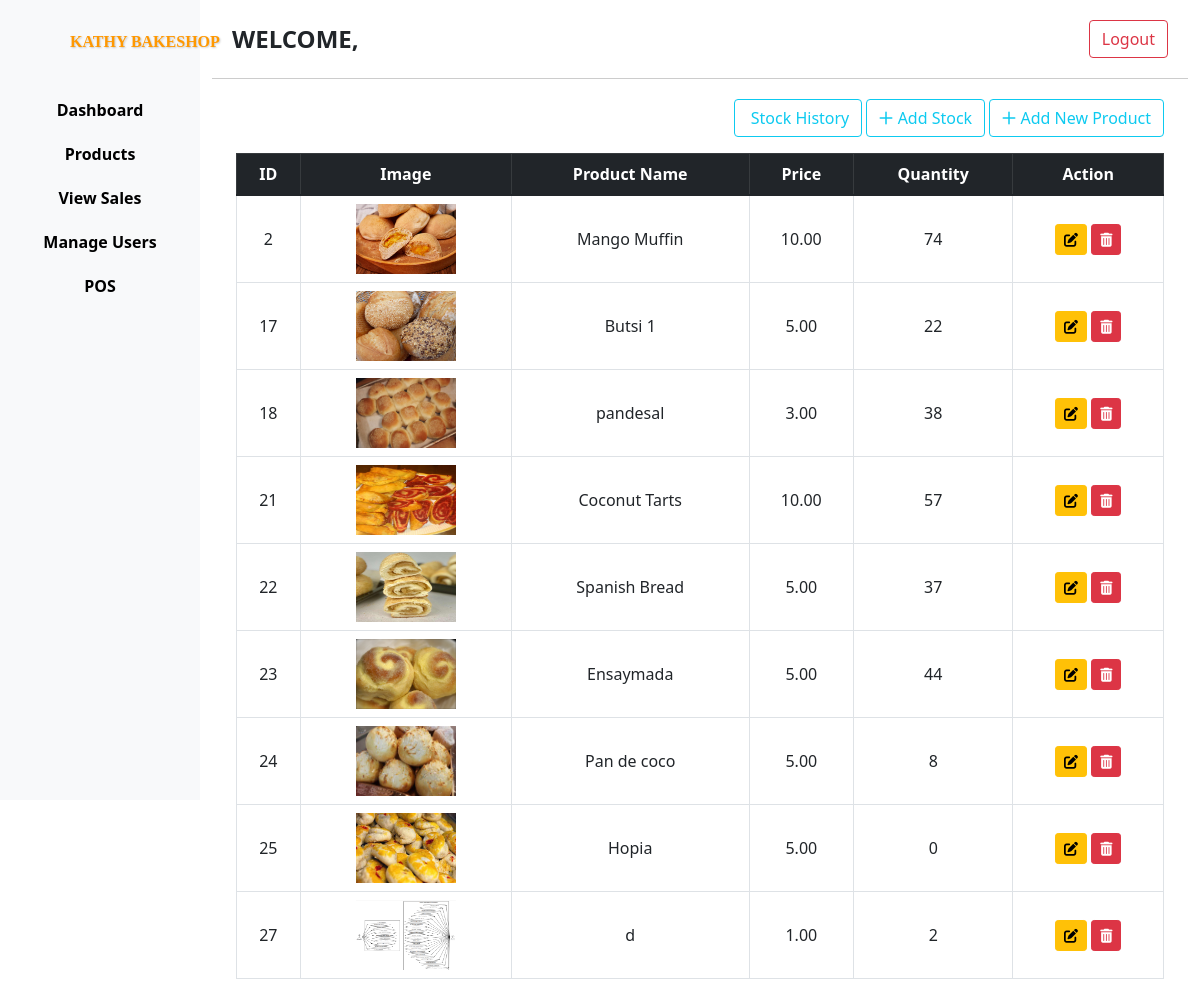
The page /Admin-WEB/product-list/index.php on the database its author committed.
### tables this page shows
CREATE TABLE IF NOT EXISTS `products` (
  `id` int NOT NULL AUTO_INCREMENT,
  `product_name` varchar(50) NOT NULL,
  `price` decimal(10,2) NOT NULL,
  `image` longblob NOT NULL,
  `description` varchar(1000) NOT NULL,
  `quantity` int NOT NULL,
  PRIMARY KEY (`id`),
  UNIQUE KEY `id` (`id`)
);

### Classes/Connect.php (called while the page is built, shortened)
<?php
        class Database {
            private $server_name = "localhost";
            private $db_username = "root";
            private $db_password = "";
            private $db_name = "db_pos";
            public function __construct() {
                $this->conn = new mysqli($this->server_name, $this->db_username, $this->db_password, $this->db_name);
        }
    }
    ?>

### Classes/Product.php (called while the page is built, shortened)
<?php
require_once "Connect.php";
class Product extends Database {
    public function displayProducts() {
        $sql = "SELECT * FROM products";
        $result = $this->conn->query($sql);
        if ($result) {
            $items = [];
            while ($item = $result->fetch_assoc()) {
                $items[] = $item;
            }
            return $items;
        } else {
            die("Error in retrieving: " . $this->conn->error);
        }
    }
}

### Admin-WEB/product-list/index.php (the view, shortened to what this page needs)
<?php
include "../includes/header.php";
include "../../Classes/Product.php";
$product = new Product;
$product_list = $product->displayProducts();
?>
<main class="col-12">
    <div class="table-container container">
        <div class="col text-end mb-3">
            <a href="#" class="btn btn-outline-info" data-bs-toggle="modal" data-bs-target="#addProductModal">
                <i class="fa-regular fa-flip-vertical fa-1x blue" ></i> Stock History
            </a>
            <a href="#" class="btn btn-outline-info" data-bs-toggle="modal" data-bs-target="#stockProductModal">
                <i class="fa-regular fa-plus fa-flip-vertical fa-1x white"></i> Add Stock
            </a>
            <a href="#" class="btn btn-outline-info" data-bs-toggle="modal" data-bs-target="#addProductModal">
                <i class="fa-regular fa-plus fa-flip-vertical fa-1x white"></i> Add New Product
            </a>
        </div>
        <table class="table table-bordered text-center">
            <thead class="table-dark">
                <tr>
                    <th>ID</th>
                    <th>Image</th>
                    <th>Product Name</th>
                    <th>Price</th>
                    <th>Quantity</th>
                    <th>Action</th>
                </tr>
            </thead>
            <tbody>
                <?php foreach ($product_list as $product): ?>
                    <tr>
                        <td class="text-center" valign="middle"><?= $product['id'] ?></td>
                        <td class="text-center" valign="middle"><img src="../<?= $product['image'] ?>" alt="Product Image"
                                style="width: 100px; height: 70px;"></td>
                        <td class="text-center" valign="middle"><?= $product['product_name'] ?></td>
                        <td class="text-center" valign="middle"><?= $product['price'] ?></td>
                        <td class="text-center" valign="middle"><?= $product['quantity'] ?></td>
                        <td class="text-center" valign="middle">
                            <a href="Edit-product.php?product_id=<?= $product['id'] ?>" class="btn btn-sm btn-warning"
                                title="Edit Product"><i class="fa-solid fa-pen-to-square fa-1x"></i></a>
                            <a href="../../Actions/Delete-product.php?product_id=<?= $product['id'] ?>"
                                class="btn btn-danger btn-sm" title="Delete Product"><i
                                    class="fa-sharp-duotone fa-solid fa-trash-can fa-1x"
                                    style="--fa-primary-color: #871c1f; --fa-secondary-color: #ff0000; --fa-secondary-opacity: 1;"></i></a>
                        </td>
                    </tr>
                <?php endforeach; ?>
            </tbody>
        </table>
    </div>
</main>
</div>
</div>
</body>
</html>

### Admin-WEB/includes/header.php (style rules this page uses)
body { overflow-x: hidden; }
.table-container { margin-top: 20px; }

### rows shown on the page
products: id "2", image (picture), product_name "Mango Muffin", price "10.00", quantity "74"
products: id "17", image (picture), product_name "Butsi 1", price "5.00", quantity "22"
products: id "18", image (picture), product_name "pandesal", price "3.00", quantity "38"
products: id "21", image (picture), product_name "Coconut Tarts", price "10.00", quantity "57"
products: id "22", image (picture), product_name "Spanish Bread", price "5.00", quantity "37"
products: id "23", image (picture), product_name "Ensaymada", price "5.00", quantity "44"
products: id "24", image (picture), product_name "Pan de coco", price "5.00", quantity "8"
products: id "25", image (picture), product_name "Hopia", price "5.00", quantity "0"
products: id "27", image (picture), product_name "d", price "1.00", quantity "2"
